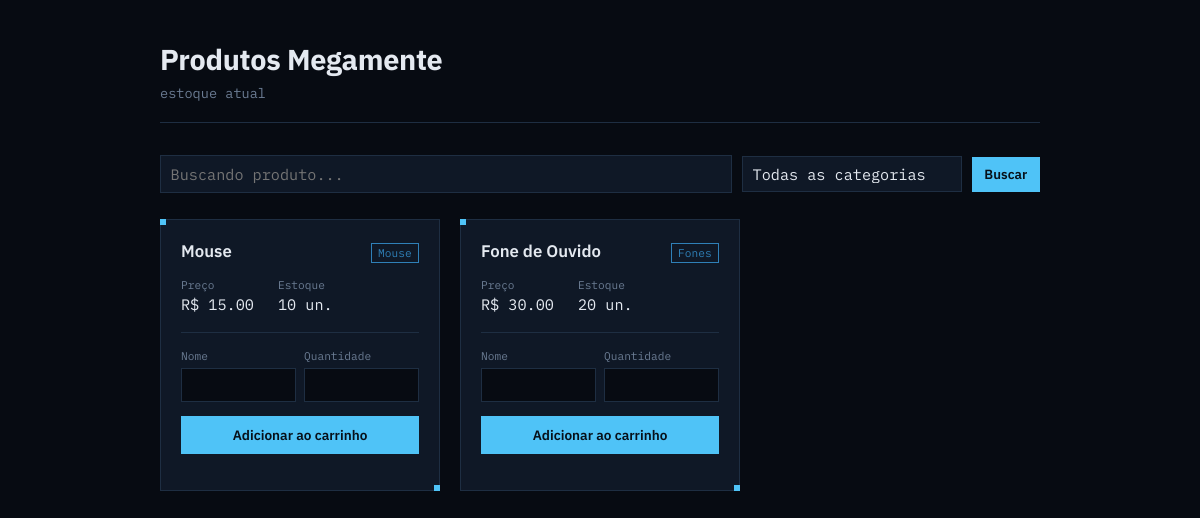
The app's page /, older data.
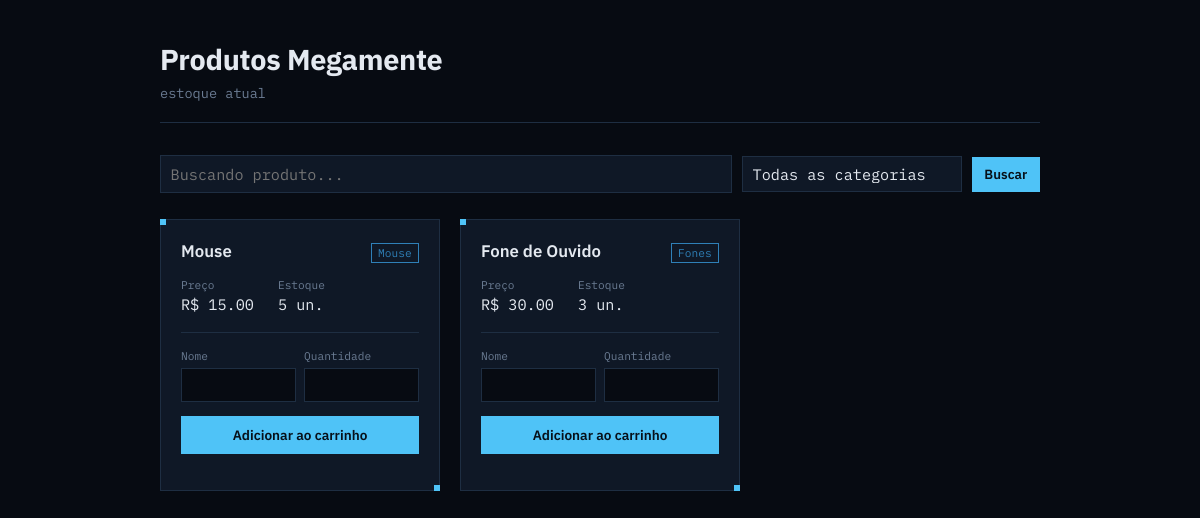
The same page, newer data.
### manager/models.py (models this page shows, shortened)
class Produto(models.Model):
    nome = models.CharField(max_length=100)
    preco = models.DecimalField(max_digits=10, decimal_places=2)
    estoque = models.IntegerField()
    categoria = models.CharField(max_length=100)
    vendedor = models.ForeignKey(Vendedor, on_delete=models.CASCADE)

### manager/views.py (the view)
def lista_produtos(request):
    produtos = Produto.objects.all()
    termo_achar = request.GET.get('q')
    categoria_filtro = request.GET.get('categoria')
    if termo_achar:
        produtos = produtos.filter(nome__icontains=termo_achar)
    if categoria_filtro:
        produtos = produtos.filter(categoria=categoria_filtro)
    return render(
        request,
        'manager/lista_produtos.html',
        {'produtos': produtos, 'termo_achar': termo_achar, 'categoria_filtro': categoria_filtro},
    )

### manager/templates/manager/lista_produtos.html (shortened to what this page needs)
{% load static %}
<link rel="stylesheet" href="{% static 'manager/css/estilo.css' %}">
<div class="loja">
  <div class="loja-header">
    <h1>Produtos Megamente</h1>
    <p>estoque atual</p>
  </div>
    <form method="get" class="filters">
        <input type="text" name="q" placeholder="Buscando produto..." value="{{ termo_achar|default_if_none:'' }}">
        <select name="categoria">
            <option value="" {% if not categoria_filtro %}selected{% endif %}>Todas as categorias</option>
        </select>
        <button type="submit">Buscar</button>
    </form>
  <ul class="grid">
      {% for produto in produtos %}
          <li class="card">
              <div class="card-top">
                  <h2>{{ produto.nome }}</h2>
                  <span class="badge">{{ produto.categoria }}</span>
              </div>
              <dl class="specs">
                  <div>
                      <dt>Preço</dt>
                      <dd>R$ {{ produto.preco }}</dd>
                  </div>
                  <div>
                      <dt>Estoque</dt>
                      <dd>{{ produto.estoque }} un.</dd>
                  </div>
              </dl>
              <form method="post" action="{% url 'adicionar_carrinho' produto.id %}">
                  <label>Nome
                      <input type="text" name="cliente_username">
                  </label>
                  <label>Quantidade
                      <input type="number" name="quantidade" min="1">
                  </label>
                  <button type="submit">Adicionar ao carrinho</button>
              </form>
          </li>
      {% empty %}
          <p class="empty">Estamos sem nenhum produto!</p>
      {% endfor %}
  </ul>
</div>

Row changes from the older to the newer data that the page shows:
changed Produto "Mouse": estoque "10" → "5"
changed Produto "Fone de Ouvido": estoque "20" → "3"
